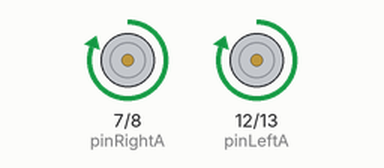
Recording of a sketch running on a simulated Arduino Uno, built with avr-gcc and run on an emulated ATmega328P. Shown: motor-driver pin pairs drawn as motors (green arrow = first pin HIGH = forward, orange = second pin HIGH = backward, longer = more drive, scaled by the enable pin).

Above: at 1.0 s.
At 3.0 s:
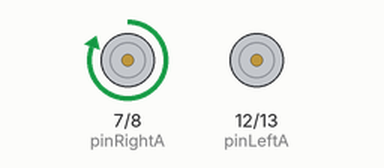
At 7.1 s:
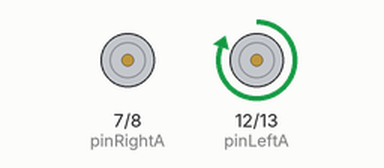
Timing chart, 0 to 10.6 s (numbered marks = the images above):
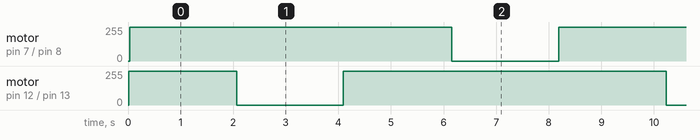

Measured:
- by itself, motor on pin 7 (pinRightA) / pin 8 (pinRightB): alternates forward 255/255 for 6.1 s and stopped for 2.0 s
- by itself, motor on pin 12 (pinLeftA) / pin 13 (pinLeftB): repeats every 8.2 s: stopped 2.0 s, forward 255/255 6.1 s

The sketch:

motor_test_2.ino
```cpp
int pinLeftA = 12;
int pinLeftB = 13;
int pinLeftPWM = 11;
int pinRightA = 7;
int pinRightB = 8;
int pinRightPWM = 6;
#define FORWARD 1
#define BACKWARD 2
#define STILL 3
#define LEFT 4
#define RIGHT 5

void setup() {
  pinMode(pinLeftA, OUTPUT);
  pinMode(pinLeftB, OUTPUT);
  pinMode(pinLeftPWM, OUTPUT);
  pinMode(pinRightA, OUTPUT);
  pinMode(pinRightB, OUTPUT);
  pinMode(pinRightPWM, OUTPUT);
  Serial.begin(9600);
}

void loop() {
  forward();
  delay(2000);
  turnLeft();
  delay(2000);
  forward();
  delay(2000);
  turnRight();
  delay(2000);
}

void controlWheel(int side, int dirc, int spd) {
  delay(10);
  // Select wheel
  int pinA, pinB, pinPWM;
  if (side == RIGHT) {
    pinA = pinRightA;
    pinB = pinRightB;
    pinPWM = pinRightPWM;
  } else if (side == LEFT) {
    pinA = pinLeftA;
    pinB = pinLeftB;
    pinPWM = pinLeftPWM;
  } else {
    return;
  }

  // Give commands to selected wheel
  analogWrite(pinPWM, spd);
  switch (dirc) {
    case FORWARD:
      digitalWrite(pinA, HIGH);
      digitalWrite(pinB, LOW);
      break;
    case BACKWARD:
      digitalWrite(pinA, LOW);
      digitalWrite(pinB, HIGH);
      break;
    case STILL:
      digitalWrite(pinA, LOW);
      digitalWrite(pinB, LOW);
      break;
    default:
     // NOTHING!
     break;
  }
  delay(10);
}

void turnLeft(void) {
  controlWheel(RIGHT, FORWARD, 255);
  controlWheel(LEFT, FORWARD, 0);
}

void turnRight(void) {
  controlWheel(LEFT, FORWARD, 255);
  controlWheel(RIGHT, FORWARD, 0);
}

void forward(void) {
  controlWheel(LEFT, FORWARD, 255);
  controlWheel(RIGHT, FORWARD, 255);
}
```
